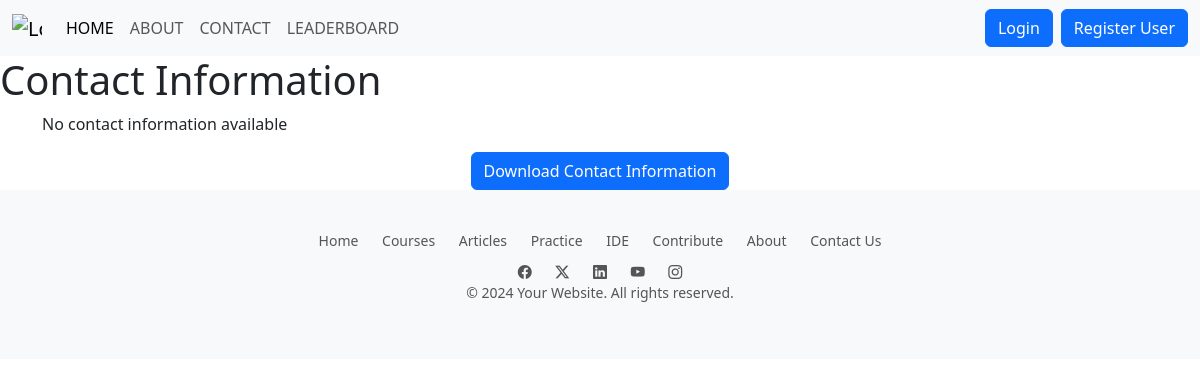
Page /logistics/ on the earlier database version.
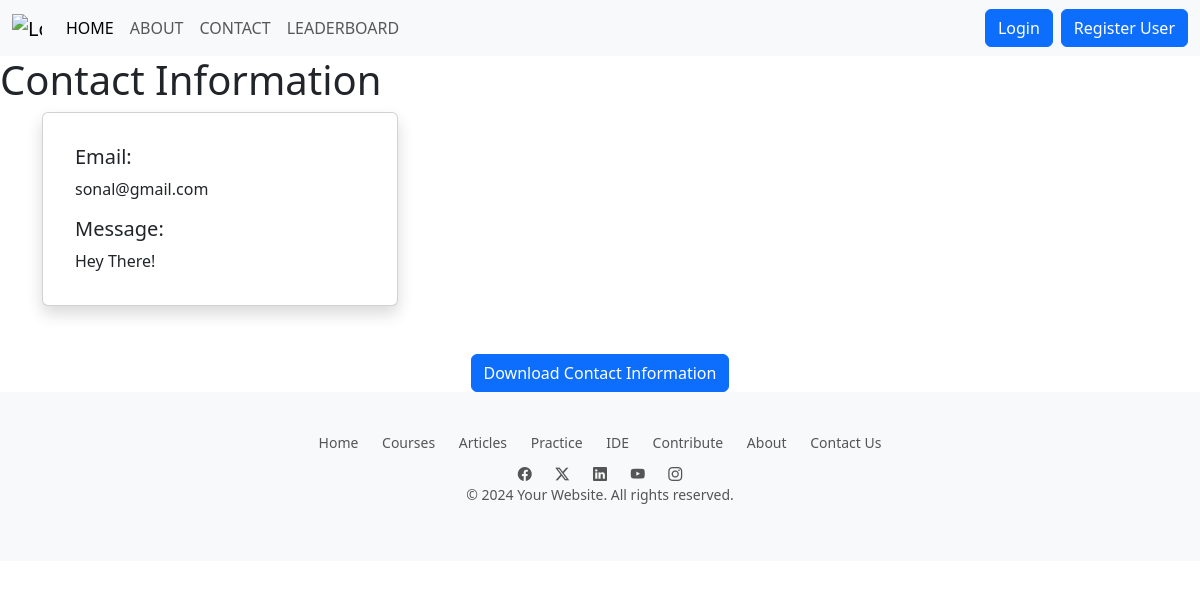
Same page on the later database version.
### RPMS/models.py (models this page shows, shortened)
class contact_info(models.Model):
    u_email = models.EmailField()
    u_message = models.CharField(max_length=200)

### RPMS/views.py (the view)
# urls.py: path('logistics/', logistics, name='logistics'),
def logistics(request):
    if request.method == 'GET':
        contact_information = contact_info.objects.all()
        return render(request, 'RPMS/logistics.html', {'contact_information': contact_information})
    else:
        return render(request, 'RPMS/logistics.html')

### RPMS/templates/RPMS/logistics.html (shortened to what this page needs)
<!DOCTYPE html>
<html lang="en">
<head>
  <link href="https://cdn.jsdelivr.net/npm/bootstrap@5.3.2/dist/css/bootstrap.min.css" rel="stylesheet"
>
</head>
<body>
  {% include 'RPMS/Navbar.html' %}
  <h1>Contact Information</h1>
  <div class="container">
    <div class="row">
      {% for info in contact_information %}
      <div class="col-md-4">
        <div class="card shadow p-3 mb-5 bg-body rounded">
          <div class="card-body">
            <h5 class="card-title">Email:</h5>
            <p class="card-text">{{ info.u_email }}</p>
            <h5 class="card-title">Message:</h5>
            <p class="card-text">{{ info.u_message }}</p>
          </div>
        </div>
      </div>
      {% empty %}
      <p>No contact information available</p>
      {% endfor %}
    </div>
  </div>
  <div class="text-center">
    <a href="{% url 'download_contact_info' %}" class="btn btn-primary download-btn">Download Contact Information</a>
  </div>
  <footer class="bottom">
    {% include 'RPMS/footer.html'%}
  </footer>
</body>
</html>

### RPMS/templates/RPMS/navbar.html (shortened to what this page needs)
<!DOCTYPE html>
<html lang="en">
<head>
    <link href="https://cdn.jsdelivr.net/npm/bootstrap@5.3.2/dist/css/bootstrap.min.css" rel="stylesheet">
</head>
<body>
    <nav class="navbar navbar-expand-lg bg-body-tertiary">
        <div class="container-fluid">
            <a class="navbar-brand" href="#">
                <img src="https://i.ibb.co/0yHxBzx/logo.png" alt="Logo" width="30" height="24" class="d-inline-block align-text-top"></a>
            <div class="collapse navbar-collapse" id="navbarSupportedContent">
                <ul class="navbar-nav me-auto mb-2 mb-lg-0">
                    <li class="nav-item">
                        <a class="nav-link active" aria-current="page" href="/">HOME</a>
                    </li>
                    <li class="nav-item">
                        <a class="nav-link" href="/aboutus">ABOUT</a>
                    </li>
                    <li class="nav-item">
                        <a class="nav-link" href="/contact">CONTACT</a>
                    </li>
                    <li class="nav-item">
                        <a class="nav-link" href="/leaderboard">LEADERBOARD</a>
                    </li>
                </ul>
                {% if user.is_authenticated %}
                <ul class="navbar-nav me-2 mb-2 mb-lg-0">
                    <li class="nav-item">
                        <p class="nav-link" style="color: black;">Welcome {{ user.username }}</p>
                    </li>
                    <li class="nav-item">
                        <a class="nav-link" href="{% url 'profile' %}">Profile</a>
                    </li>
                    <li class="nav-item">
                        <a class="btn btn-primary" href="{% url 'logoutuser' %}">Logout</a>
                    </li>
                </ul>
                {% else %}
                <form class="px-2" action="{% url 'loginuser' %}" method="get">
                    <button class="btn btn-primary" type="submit">Login</button>
                </form>
                <form action="{% url 'registration' %}" method="get">
                    <button class="btn btn-primary" type="submit">Register User</button>
                </form>
                {% endif %}
            </div>
        </div>
    </nav>
</body>
</html>

### RPMS/templates/RPMS/footer.html (shortened to what this page needs)
<!DOCTYPE html>
<html lang="en">
<head>
<link href="https://cdn.jsdelivr.net/npm/bootstrap@5.3.2/dist/css/bootstrap.min.css" rel="stylesheet">
<link rel="stylesheet" href="https://cdn.jsdelivr.net/npm/bootstrap-icons@1.11.3/font/bootstrap-icons.min.css">
</head>
<body>
<footer>
    <div class="footer-links">
        <a href="/">Home</a>
        <a href="#">Courses</a>
        <a href="#">Articles</a>
        <a href="#">Practice</a>
        <a href="#">IDE</a>
        <a href="#">Contribute</a>
        <a href="/aboutus">About</a>
        <a href="/contact">Contact Us</a>
    </div>
    <div class="footer-social">
        <a href="https://www.facebook.com/MRUFaridabad" target="_blank"><i class="bi bi-facebook"></i></a>
        <a href="https://twitter.com/manav_rachna" target="_blank"><i class="bi bi-twitter-x"></i></a>
        <a href="https://www.linkedin.com/school/manav-rachna-educational-institutions/" target="_blank"><i class="bi bi-linkedin"></i></a>
        <a href="https://www.youtube.com/user/mriuuni" target="_blank"><i class="bi bi-youtube"></i></a>
        <a href="https://www.instagram.com/manav_rachna/" target="_blank"><i class="bi bi-instagram"></i></a>
    </div>
    <p>&copy; 2024 Your Website. All rights reserved.</p>
</footer>
</body>
</html>

### RPMS/templates/RPMS/logistics.html (style rules this page uses)
.card { transition: transform 0.3s ease, box-shadow 0.3s ease; }
.download-btn { transition: transform 0.3s ease, box-shadow 0.3s ease; }

### RPMS/templates/RPMS/footer.html (style rules this page uses)
footer { background-color: #f8f9fa; padding: 20px 0; text-align: center; font-size: 14px; color: #555; }
.footer-links { margin-bottom: 10px; }
.footer-links a { color: #555; text-decoration: none; margin: 0 10px; }
.footer-social { margin-top: 10px; }
.footer-social a { display: inline-block; margin: 0 10px; color: #555; text-decoration: none; transition: color 0.3s ease; }

Differences in the rows shown:
added contact_info: u_email "sonal@gmail.com", u_message "Hey There!"
Other differences:
text no longer shown: "No contact information available"
